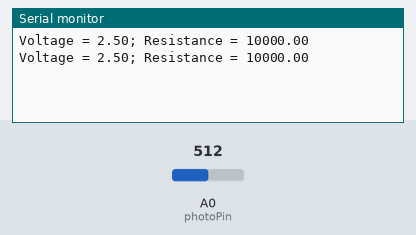
This sketch was run on a simulated Arduino Uno, built with avr-gcc and run on an emulated ATmega328P. On the bench: the last lines printed to the serial monitor. The inputs (shaded band) are chosen by the test bench; at power-on: A0 (photoPin) = 512.

Above: at 1.8 s.
1.9 s: A0 (photoPin) set to 1013
At 2.8 s:
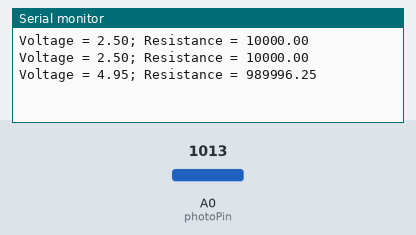
3.4 s: A0 (photoPin) set to 1023
At 4.6 s:
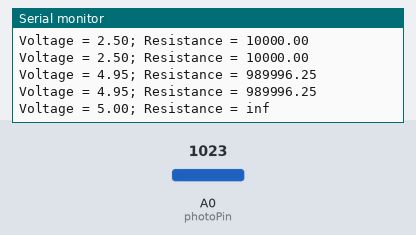

Measured:
- the behaviour switches between 1022 and 1023 on A0 (photoPin) (found by bisection; images 1 and 2)
- after the input at 1.9 s, the serial monitor: prints a new line after 0.10 s (image 1)
- after the input at 3.4 s, the serial monitor: prints a new line after 0.61 s (image 2)

The sketch:

EX5-5.ino
```cpp
#define photoPin    A0
int readValue = 0;
float Vout = 0;
const float R1 = 10000;
const float Vr = 5.0;
float R2 = 0;
void setup() {
  Serial.begin(9600);
}
void loop() {
  readValue = map(analogRead(photoPin),0,1023,0,500);
  Vout = (float) readValue/100.0;
  Serial.print("Voltage = ");
  Serial.print(Vout);
  R2 = Vout*R1/(Vr - Vout);
  Serial.print("; Resistance = ");
  Serial.println(R2);
  delay(1000);
}
```
